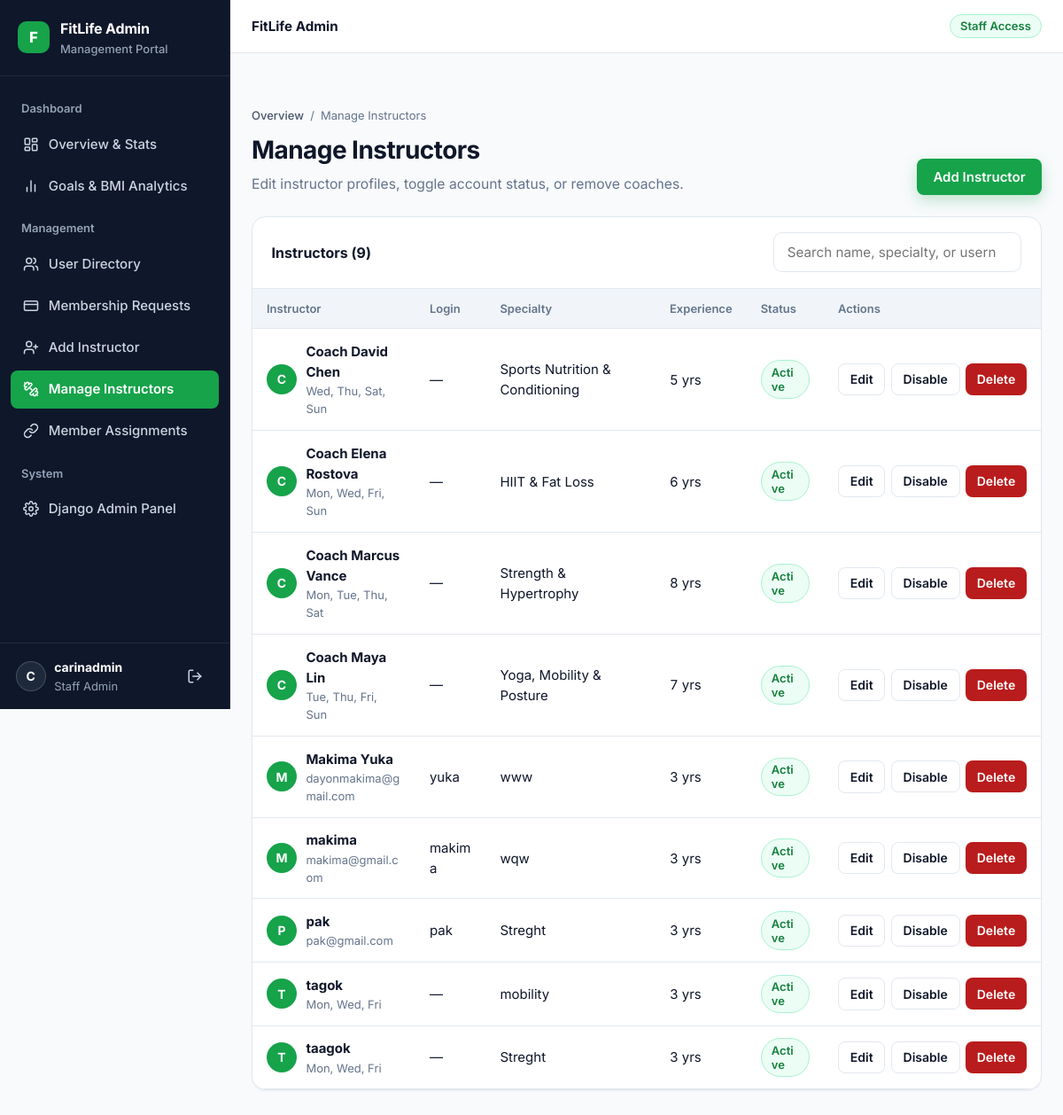
Page /admin-dashboard/instructors/ (signed in) on the committed database.
### fitnessplanner/planner/models.py (models this page shows, shortened)
class Instructor(models.Model):
    STATUS_CHOICES = [
        ('active', 'Active'),
        ('inactive', 'Inactive'),
        ('suspended', 'Suspended'),
    ]
    SPECIALIZATION_CHOICES = [
        ('Weight Loss', 'Weight Loss'),
        ('Muscle Building', 'Muscle Building'),
        ('Strength Training', 'Strength Training'),
        ('Personal Training', 'Personal Training'),
        ('Nutrition Coaching', 'Nutrition Coaching'),
        ('HIIT & Conditioning', 'HIIT & Conditioning'),
        ('Yoga & Mobility', 'Yoga & Mobility'),
    ]
    user = models.OneToOneField(
        settings.AUTH_USER_MODEL,
        on_delete=models.SET_NULL,
        null=True,
        blank=True,
        related_name='instructor_profile',
    )
    name = models.CharField(max_length=120)
    email = models.EmailField(blank=True, default='')
    contact_number = models.CharField(max_length=30, blank=True, default='')
    profile_photo = models.ImageField(upload_to='instructors/', null=True, blank=True)
    specialty = models.CharField(max_length=120)
    bio = models.TextField(blank=True)
    experience_years = models.PositiveIntegerField(default=3)
    certification = models.CharField(max_length=150, blank=True)
    hourly_rate = models.DecimalField(max_digits=7, decimal_places=2, default=45.00)
    rating = models.FloatField(default=4.8)
    available_days = models.CharField(max_length=120, default='Mon, Wed, Fri')
    avatar_emoji = models.CharField(max_length=10, default='🏋️')
    status = models.CharField(max_length=20, choices=STATUS_CHOICES, default='active')
    is_active = models.BooleanField(default=True)
    created_at = models.DateTimeField(auto_now_add=True, null=True)

### fitnessplanner/planner/views.py (the view)
# urls.py: path('admin-dashboard/instructors/', views.admin_instructors, name='admin_instructors'),
@user_passes_test(lambda u: u.is_staff, login_url='planner:admin_login')
def admin_instructors(request):
    instructors = Instructor.objects.select_related('user').all().order_by('-is_active', 'name')
    return render(request, 'planner/admin_instructors.html', {
        'instructors': instructors,
    })

### templates/planner/admin_instructors.html (shortened to what this page needs)
{% extends "planner/base_admin.html" %}
{% block admin_content %}
  {% include "components/page_header.html" with title="Manage Instructors" subtitle="Edit instructor profiles, toggle account status, or remove coaches." parent_label="Overview" parent_url="/admin-dashboard/" action_label="Add Instructor" action_url="/admin-dashboard/instructors/new/" %}
  <div class="dir-card">
    <div class="dir-card-header" style="flex-wrap:wrap; gap:.75rem;">
      <span>Instructors (<span class="tabular-nums">{{ instructors|length }}</span>)</span>
      <input type="search" id="instSearch" class="form-control" placeholder="Search name, specialty, or username..." aria-label="Search instructors" style="max-width:280px;">
    </div>
    <div class="table-wrap">
      {% if instructors %}
      <table class="fl-table" id="instTable">
        <thead>
          <tr>
            <th>Instructor</th>
            <th>Login</th>
            <th>Specialty</th>
            <th>Experience</th>
            <th>Status</th>
            <th>Actions</th>
          </tr>
        </thead>
        <tbody>
          {% for inst in instructors %}
          <tr>
            <td>
              <div style="display:flex; align-items:center; gap:.65rem;">
                {% if inst.profile_photo %}
                  <img src="{{ inst.profile_photo.url }}" alt="{{ inst.name }}" style="width:36px; height:36px; border-radius:50%; object-fit:cover; flex-shrink:0;">
                {% else %}
                  <span class="user-avatar" style="margin-right:0;">{{ inst.name|slice:":1"|upper }}</span>
                {% endif %}
                <div>
                  <strong>{{ inst.name }}</strong>
                  <div style="font-size:.8125rem; color:var(--text-muted);">{{ inst.email|default:inst.available_days }}</div>
                </div>
              </div>
            </td>
            <td>{{ inst.user.username|default:"—" }}</td>
            <td>{{ inst.specialty }}</td>
            <td class="tabular-nums">{{ inst.experience_years }} yrs</td>
            <td>
              {% if inst.status == 'active' %}
                {% include "components/status_badge.html" with text="Active" variant="success" %}
              {% elif inst.status == 'suspended' %}
                {% include "components/status_badge.html" with text="Suspended" variant="warning" %}
              {% else %}
                {% include "components/status_badge.html" with text="Inactive" variant="danger" %}
              {% endif %}
            </td>
            <td>
              <div class="inst-actions">
                <a href="{% url 'planner:admin_instructor_edit' inst.pk %}" class="btn btn-outline btn-sm">Edit</a>
                <form method="post" action="{% url 'planner:admin_instructor_toggle' inst.pk %}">
                  <button type="submit" class="btn btn-outline btn-sm">
                    {% if inst.status == 'active' %}Disable{% else %}Enable{% endif %}
                  </button>
                </form>
                <form method="post" action="{% url 'planner:admin_instructor_delete' inst.pk %}">
                  <button type="submit" class="btn btn-danger btn-sm">Delete</button>
                </form>
              </div>
            </td>
          </tr>
          {% endfor %}
        </tbody>
      </table>
      {% else %}
        <div style="padding:2rem;">
          {% include "components/empty_state.html" with title="No instructors yet" message="Create your first instructor account to enable coaching bookings." cta_label="Add Instructor" cta_url="/admin-dashboard/instructors/new/" %}
        </div>
      {% endif %}
    </div>
  </div>
{% endblock %}

### templates/planner/base_admin.html (shortened to what this page needs)
{% extends "base.html" %}
{% load static %}
{% block body %}
<div class="app-shell">
  <aside class="app-sidebar" id="adminSidebar" aria-label="Admin navigation">
    <div class="app-sidebar-brand">
      <div class="app-brand-mark">F</div>
      <div class="app-brand-text">
        <strong>FitLife Admin</strong>
        <span>Management Portal</span>
      </div>
    </div>
    <nav class="app-sidebar-nav">
      <div class="app-sidebar-label">Dashboard</div>
      <a href="{% url 'planner:admin_dashboard' %}" class="app-nav-link {% if request.resolver_match.url_name == 'admin_dashboard' %}active{% endif %}">
        {% include "components/icon.html" with name="dashboard" %} Overview &amp; Stats
      </a>
      <a href="{% url 'planner:admin_analytics' %}" class="app-nav-link {% if request.resolver_match.url_name == 'admin_analytics' %}active{% endif %}">
        {% include "components/icon.html" with name="chart" %} Goals &amp; BMI Analytics
      </a>
      <div class="app-sidebar-label">Management</div>
      <a href="{% url 'planner:admin_users' %}" class="app-nav-link {% if request.resolver_match.url_name == 'admin_users' %}active{% endif %}">
        {% include "components/icon.html" with name="users" %} User Directory
      </a>
      <a href="{% url 'planner:admin_memberships' %}" class="app-nav-link {% if request.resolver_match.url_name == 'admin_memberships' %}active{% endif %}">
        {% include "components/icon.html" with name="credit-card" %} Membership Requests
      </a>
      <a href="{% url 'planner:admin_instructor_new' %}" class="app-nav-link {% if request.resolver_match.url_name == 'admin_instructor_new' %}active{% endif %}">
        {% include "components/icon.html" with name="user-plus" %} Add Instructor
      </a>
      <a href="{% url 'planner:admin_instructors' %}" class="app-nav-link {% if request.resolver_match.url_name == 'admin_instructors' or request.resolver_match.url_name == 'admin_instructor_edit' %}active{% endif %}">
        {% include "components/icon.html" with name="dumbbell" %} Manage Instructors
      </a>
      <a href="{% url 'planner:admin_assignments' %}" class="app-nav-link {% if request.resolver_match.url_name == 'admin_assignments' %}active{% endif %}">
        {% include "components/icon.html" with name="link" %} Member Assignments
      </a>
      <div class="app-sidebar-label">System</div>
      <a href="/admin/" class="app-nav-link">
        {% include "components/icon.html" with name="settings" %} Django Admin Panel
      </a>
    </nav>
    <div class="app-sidebar-footer">
      <div class="app-sidebar-user">
        <div class="app-user-avatar">{{ user.username|slice:":1"|upper }}</div>
        <div class="app-user-meta">
          <strong>{{ user.username }}</strong>
          <small>Staff Admin</small>
        </div>
      </div>
      <form action="{% url 'logout' %}" method="post" style="margin:0;">
        <button type="submit" class="btn btn-ghost btn-sm" style="color:#CBD5E1;" aria-label="Logout">
          {% include "components/icon.html" with name="logout" %}
        </button>
      </form>
    </div>
  </aside>
  <div class="app-main">
    <header class="app-topbar">
      <div class="app-topbar-left">
        <span style="font-weight:700; font-size:.95rem; color:var(--text);">FitLife Admin</span>
      </div>
      <span class="badge badge-success">Staff Access</span>
    </header>
    <main id="main-content" class="app-content">
      <div class="admin-wrapper">
        {% block admin_content %}{% endblock %}
      </div>
    </main>
  </div>
</div>
{% endblock %}

### templates/components/status_badge.html
<span class="badge badge-{{ variant|default:'neutral' }}">{{ text }}</span>

### templates/planner/base_admin.html (style rules this page uses)
.admin-wrapper { width: 100%; }
.dir-card { background: var(--surface); border: 1px solid var(--border); border-radius: var(--radius-lg); box-shadow: var(--shadow-sm); overflow: hidden; }
.dir-card-header { padding: 1.1rem 1.35rem; border-bottom: 1px solid var(--border); display: flex; justify-content: space-between; align-items: center; font-weight: 700; font-size: 1rem; }
.user-avatar { width: 34px; height: 34px; border-radius: 50%; background: var(--primary); display: inline-flex; align-items: center; justify-content: center; font-size: .875rem; font-weight: 700; color: #fff; flex-shrink: 0; margin-right: .6rem; }
.inst-actions { display: flex; gap: .4rem; flex-wrap: nowrap; white-space: nowrap; }

### rows in the picture
Instructor: name "C", name "Coach David Chen", email "Wed, Thu, Sat, Sun", user.username "—", specialty "Sports Nutrition & Conditioning", experience_years "5", status "Active", shows "Disable"
Instructor: name "C", name "Coach Elena Rostova", email "Mon, Wed, Fri, Sun", user.username "—", specialty "HIIT & Fat Loss", experience_years "6", status "Active", shows "Disable"
Instructor: name "C", name "Coach Marcus Vance", email "Mon, Tue, Thu, Sat", user.username "—", specialty "Strength & Hypertrophy", experience_years "8", status "Active", shows "Disable"
Instructor: name "C", name "Coach Maya Lin", email "Tue, Thu, Fri, Sun", user.username "—", specialty "Yoga, Mobility & Posture", experience_years "7", status "Active", shows "Disable"
Instructor: name "M", name "Makima Yuka", email "dayonmakima@gmail.com", user.username "yuka", specialty "www", experience_years "3", status "Active", shows "Disable"
Instructor: name "M", name "makima", email "makima@gmail.com", user.username "makima", specialty "wqw", experience_years "3", status "Active", shows "Disable"
Instructor: name "P", name "pak", email "pak@gmail.com", user.username "pak", specialty "Streght", experience_years "3", status "Active", shows "Disable"
Instructor: name "T", name "tagok", email "Mon, Wed, Fri", user.username "—", specialty "mobility", experience_years "3", status "Active", shows "Disable"
Instructor: name "T", name "taagok", email "Mon, Wed, Fri", user.username "—", specialty "Streght", experience_years "3", status "Active", shows "Disable"

### other values in the picture
{{ user.username|slice:":1"|upper }} "C"
{{ user.username }} "carinadmin"
{{ parent_label }} "Overview"
{{ title }} "Manage Instructors"
{{ subtitle }} "Edit instructor profiles, toggle account status, or remove coaches."
{{ action_label }} "Add Instructor"
{{ instructors|length }} "9"
